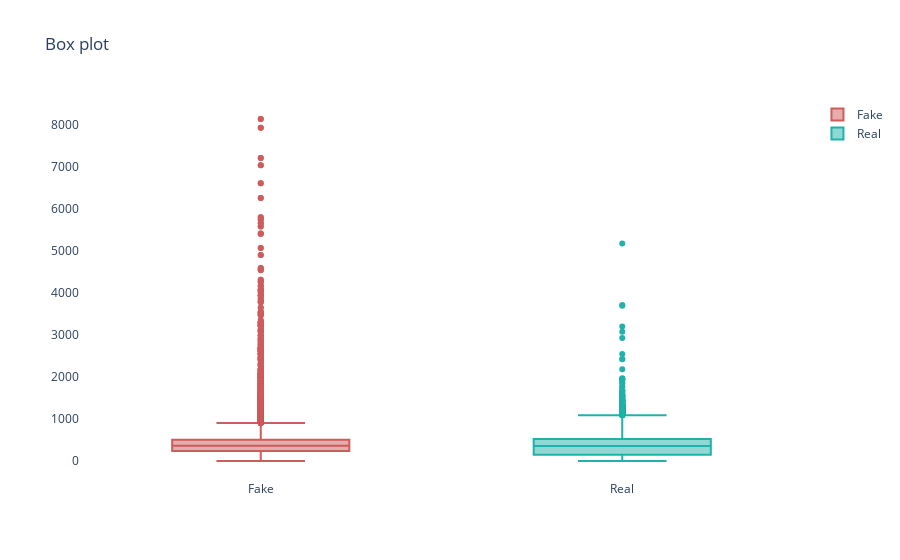

Source (notebook cell):
### Code cell
fake_ = concat[concat['is_fake']==1]
true_ = concat[concat['is_fake']==0]
fig = go.Figure()
fig.add_trace(go.Box(y=list(fake_['len']), name='Fake',
                marker_color = 'indianred'))
fig.add_trace(go.Box(y=list(true_['len']), name = 'Real',
                marker_color = 'lightseagreen'))

fig.update_layout({
        'plot_bgcolor': 'rgba(0, 0, 0, 0)',
        'paper_bgcolor': 'rgba(0, 0, 0, 0)',
        'title': 'Box plot',
})
fig.show()

### Figure 1 — Plotly figure (JSON) as saved in the notebook; plotly's stock layout.template omitted (floating-point values rounded to 4 significant figures; data arrays with more than 128 entries replaced by an {"elided": "..."} marker saying what was removed)
{"data": [{"marker": {"color": "indianred"}, "name": "Fake", "type": "box", "y": {"elided": "23481 int values"}}, {"marker": {"color": "lightseagreen"}, "name": "Real", "type": "box", "y": {"elided": "21417 int values"}}], "layout": {"paper_bgcolor": "rgba(0, 0, 0, 0)", "plot_bgcolor": "rgba(0, 0, 0, 0)", "title": {"text": "Box plot"}}}
